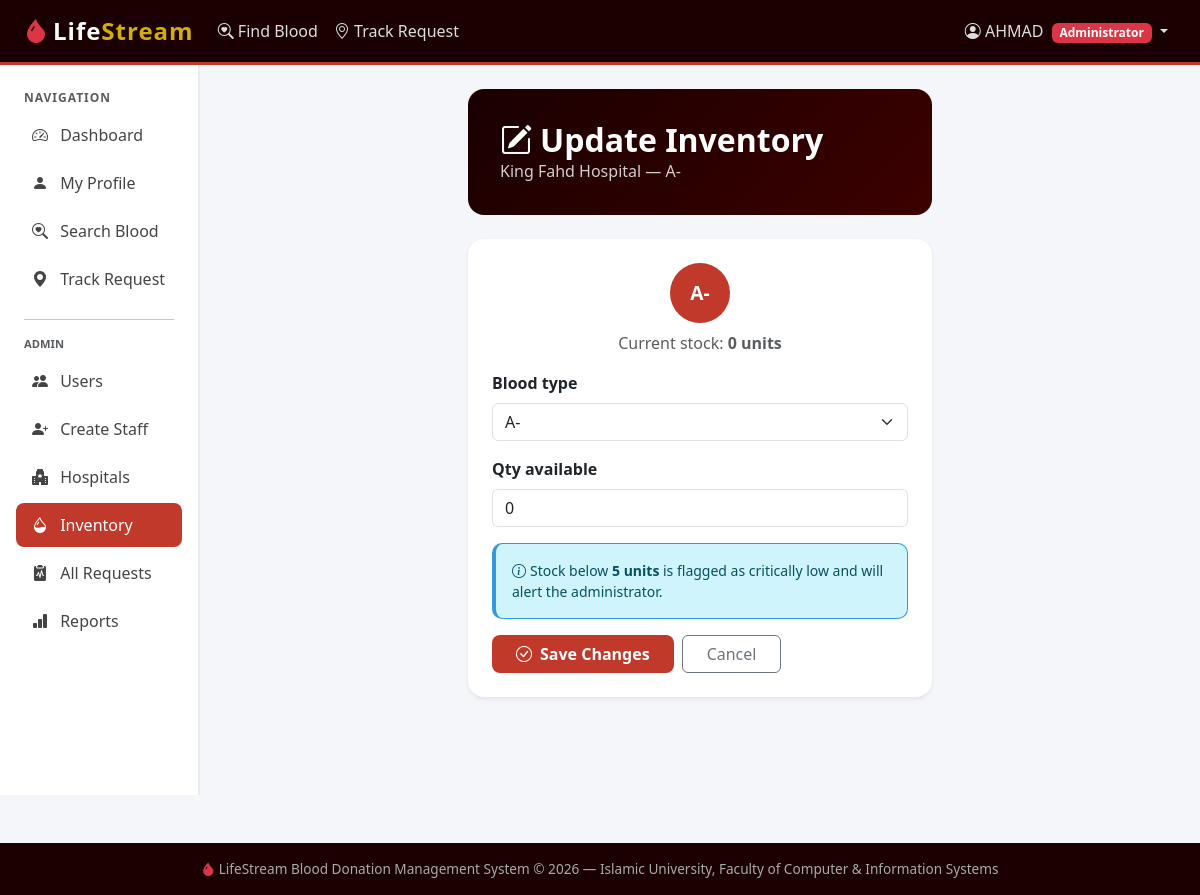
Screenshot of /inventory/2/edit/ (signed in) with the database file from the repository.
### core/models.py (models this page shows, shortened)
class User(AbstractUser):
    ROLE_CHOICES = [('donor','Donor'),('patient','Patient / Receiver'),('hospital_staff','Hospital Staff'),('admin','Administrator')]
    BLOOD_CHOICES = [('A+','A+'),('A-','A-'),('B+','B+'),('B-','B-'),('AB+','AB+'),('AB-','AB-'),('O+','O+'),('O-','O-')]
    role          = models.CharField(max_length=20, choices=ROLE_CHOICES, default='donor')
    blood_type    = models.CharField(max_length=5, choices=BLOOD_CHOICES, blank=True, null=True)
    phone         = models.CharField(max_length=20, blank=True)
    city          = models.CharField(max_length=80, blank=True)
    is_available  = models.BooleanField(default=True)
    last_donation = models.DateField(blank=True, null=True)
    hospital      = models.ForeignKey('Hospital', on_delete=models.SET_NULL, null=True, blank=True, related_name='staff_members')

class Inventory(models.Model):
    BLOOD_CHOICES=[('A+','A+'),('A-','A-'),('B+','B+'),('B-','B-'),('AB+','AB+'),('AB-','AB-'),('O+','O+'),('O-','O-')]
    hospital=models.ForeignKey(Hospital,on_delete=models.CASCADE,related_name='inventory')
    blood_type=models.CharField(max_length=5,choices=BLOOD_CHOICES)
    qty_available=models.PositiveIntegerField(default=0)
    critically_low=models.BooleanField(default=False)
    last_updated=models.DateTimeField(auto_now=True)
    LOW_THRESHOLD=5
    class Meta: unique_together=('hospital','blood_type'); ordering=['hospital','blood_type']; verbose_name_plural='Inventories'

class Hospital(models.Model):
    name=models.CharField(max_length=150); city=models.CharField(max_length=80)
    address=models.TextField(blank=True); contact_email=models.EmailField(blank=True)
    phone=models.CharField(max_length=20,blank=True); is_active=models.BooleanField(default=True)
    registered_at=models.DateTimeField(auto_now_add=True)
    class Meta: ordering=['name']

### core/views.py (the view, shortened to what this page needs)
# urls.py: path('inventory/<int:pk>/edit/',views.update_inventory,      name='update_inventory'),
@login_required
@role_required("hospital_staff", "admin")
def update_inventory(request, pk):
    inv  = get_object_or_404(Inventory, pk=pk)
    form = InventoryUpdateForm(request.POST or None, instance=inv)
    return render(request, "core/update_inventory.html", {"form": form, "inv": inv})

### core/forms.py
class InventoryUpdateForm(forms.ModelForm):
    class Meta:
        model  = Inventory
        fields = ['blood_type','qty_available']
        widgets = {
            'blood_type':    forms.Select(attrs={'class':'form-select'}),
            'qty_available': forms.NumberInput(attrs={'class':'form-control','min':0}),
        }

### core/views.py (called while the page is built)
def role_required(*roles):
    def decorator(view_func):
        @wraps(view_func)
        def _wrapped(request, *args, **kwargs):
            if not request.user.is_authenticated:
                return redirect("login")
            if request.user.role not in roles and not request.user.is_superuser:
                messages.error(request, "You do not have permission to access that page.")
                return redirect("dashboard")
            return view_func(request, *args, **kwargs)
        return _wrapped
    return decorator

### templates/core/update_inventory.html (shortened to what this page needs)
{% extends 'base.html' %}
{% block content %}
<div class="row justify-content-center">
  <div class="col-md-6">
    <div class="page-header">
      <h2><i class="bi bi-pencil-square me-2"></i>Update Inventory</h2>
      <p>{{ inv.hospital.name }} &mdash; {{ inv.blood_type }}</p>
    </div>
    <div class="card border-0 shadow-sm" style="border-radius:16px;">
      <div class="card-body p-4">
        <div class="text-center mb-3">
          <span class="blood-badge" style="width:60px;height:60px;line-height:60px;font-size:1.2rem;">{{ inv.blood_type }}</span>
          <p class="mt-2 text-muted">Current stock: <strong>{{ inv.qty_available }} units</strong></p>
        </div>
        <form method="post">
          {% for field in form %}
          <div class="mb-3">
            <label class="form-label fw-semibold">{{ field.label }}</label>
            {{ field }}
          </div>
          {% endfor %}
          <div class="alert alert-info small">
            <i class="bi bi-info-circle me-1"></i>Stock below <strong>5 units</strong> is flagged as critically low and will alert the administrator.
          </div>
          <div class="d-flex gap-2">
            <button type="submit" class="btn btn-ls px-4"><i class="bi bi-check-circle me-2"></i>Save Changes</button>
            <a href="{% url 'inventory' %}" class="btn btn-outline-secondary px-4">Cancel</a>
          </div>
        </form>
      </div>
    </div>
  </div>
</div>
{% endblock %}

### templates/base.html (shortened to what this page needs)
<!DOCTYPE html>
<html lang="en">
<head>
  <link href="https://cdn.jsdelivr.net/npm/bootstrap@5.3.2/dist/css/bootstrap.min.css" rel="stylesheet">
  <link href="https://cdn.jsdelivr.net/npm/bootstrap-icons@1.11.3/font/bootstrap-icons.css" rel="stylesheet">
</head>
<body>
<nav class="navbar navbar-expand-lg navbar-dark">
  <div class="container-fluid px-4">
    <a class="navbar-brand text-white" href="{% url 'home' %}">
      <i class="bi bi-droplet-fill text-danger me-1"></i>Life<span>Stream</span>
    </a>
    <div class="collapse navbar-collapse" id="navMain">
      <ul class="navbar-nav me-auto">
        <li class="nav-item">
          <a class="nav-link" href="{% url 'search_blood' %}"><i class="bi bi-search-heart"></i> Find Blood</a>
        </li>
        <li class="nav-item">
          <a class="nav-link" href="{% url 'track_request' %}"><i class="bi bi-geo-alt"></i> Track Request</a>
        </li>
      </ul>
      <ul class="navbar-nav ms-auto">
        {% if user.is_authenticated %}
          <li class="nav-item dropdown">
            <a class="nav-link dropdown-toggle" href="#" data-bs-toggle="dropdown">
              <i class="bi bi-person-circle"></i>
              {{ user.first_name|default:user.username }}
              <span class="badge bg-danger ms-1">{{ user.get_role_display }}</span>
            </a>
          </li>
        {% else %}
          <li class="nav-item"><a class="nav-link" href="{% url 'login' %}"><i class="bi bi-box-arrow-in-right"></i> Login</a></li>
          <li class="nav-item"><a class="btn btn-danger btn-sm ms-2" href="{% url 'register' %}">Register</a></li>
        {% endif %}
      </ul>
    </div>
  </div>
</nav>
<div class="container-fluid">
  <div class="row">
    {% if user.is_authenticated %}
    <div class="col-lg-2 col-md-3 sidebar d-none d-md-block px-0">
      <div class="px-2">
        <p class="text-muted px-3 mb-1" style="font-size:.75rem;font-weight:700;text-transform:uppercase;letter-spacing:1px;">Navigation</p>
        <nav class="nav flex-column">
          <a class="nav-link {% if request.resolver_match.url_name == 'dashboard' %}active{% endif %}" href="{% url 'dashboard' %}">
            <i class="bi bi-speedometer2"></i> Dashboard
          </a>
          <a class="nav-link {% if request.resolver_match.url_name == 'profile' %}active{% endif %}" href="{% url 'profile' %}">
            <i class="bi bi-person-fill"></i> My Profile
          </a>
          <a class="nav-link" href="{% url 'search_blood' %}"><i class="bi bi-search-heart"></i> Search Blood</a>
          <a class="nav-link" href="{% url 'track_request' %}"><i class="bi bi-geo-alt-fill"></i> Track Request</a>
          {% if user.role == 'admin' or user.is_superuser %}
          <hr class="mx-3"><p class="text-muted px-3 mb-1" style="font-size:.7rem;font-weight:700;text-transform:uppercase;">Admin</p>
          <a class="nav-link {% if 'admin_users' in request.resolver_match.url_name %}active{% endif %}" href="{% url 'admin_users' %}">
            <i class="bi bi-people-fill"></i> Users
          </a>
          <a class="nav-link {% if 'create_staff' in request.resolver_match.url_name %}active{% endif %}" href="{% url 'create_staff' %}">
            <i class="bi bi-person-plus-fill"></i> Create Staff
          </a>
          <a class="nav-link {% if 'admin_hospitals' in request.resolver_match.url_name %}active{% endif %}" href="{% url 'admin_hospitals' %}">
            <i class="bi bi-hospital-fill"></i> Hospitals
          </a>
          <a class="nav-link {% if 'inventory' in request.path %}active{% endif %}" href="{% url 'inventory' %}">
            <i class="bi bi-droplet-half"></i> Inventory
          </a>
          <a class="nav-link {% if 'manage_requests' in request.resolver_match.url_name %}active{% endif %}" href="{% url 'manage_requests' %}">
            <i class="bi bi-clipboard2-pulse-fill"></i> All Requests
          </a>
          <a class="nav-link {% if 'reports' in request.resolver_match.url_name %}active{% endif %}" href="{% url 'reports' %}">
            <i class="bi bi-bar-chart-fill"></i> Reports
          </a>
          {% endif %}
        </nav>
      </div>
    </div>
    <div class="col-lg-10 col-md-9 py-4 px-4">
    {% else %}
    <div class="col-12 py-4 px-4">
    {% endif %}
      {% block content %}{% endblock %}
    </div>
  </div>
</div>
<footer class="footer text-center">
  <div class="container">
    <span><i class="bi bi-droplet-fill text-danger"></i> LifeStream Blood Donation Management System &copy; 2026 &mdash; Islamic University, Faculty of Computer & Information Systems</span>
  </div>
</footer>
</body>
</html>

### templates/base.html (style rules this page uses)
:root { --ls-red: #C0392B; --ls-dark: #1A0000; --ls-navy: #1D3557; --ls-teal: #0E7C7B; --ls-gold: #D4AC0D; --ls-light: #FDFEFE; }
body { background: #f4f6f9; font-family: 'Segoe UI', sans-serif; min-height: 100vh; }
.navbar-brand { font-weight: 900; font-size: 1.5rem; letter-spacing: 1px; }
.navbar-brand span { color: var(--ls-gold); }
.navbar { background: var(--ls-dark) !important; border-bottom: 3px solid var(--ls-red); }
.navbar .nav-link { color: #ddd !important; font-weight: 500; }
.sidebar { min-height: calc(100vh - 70px); background: #fff; border-right: 2px solid #e9ecef; padding-top: 1.5rem; }
.sidebar .nav-link { color: #444; border-radius: 8px; margin: 2px 8px; padding: 10px 16px; font-weight: 500; }
.sidebar .nav-link.active { background: var(--ls-red); color: #fff !important; }
.sidebar .nav-link i { margin-right: 8px; width: 20px; }
.btn-ls { background: var(--ls-red); color: #fff; border: none; border-radius: 8px; font-weight: 600; }
.page-header { background: linear-gradient(135deg, var(--ls-dark), #3d0000); color: #fff; padding: 2rem; border-radius: 16px; margin-bottom: 1.5rem; }
.page-header h2 { font-weight: 800; margin: 0; }
.page-header p { margin: 0; opacity: .8; }
.alert { border-radius: 10px; border-left: 4px solid; }
.alert-info { border-color: #3498DB; }
.blood-badge { display: inline-block; width: 40px; height: 40px; border-radius: 50%; background: var(--ls-red); color: #fff; font-weight: 900; font-size: .85rem; line-height: 40px; text-align: center; }
.footer { background: var(--ls-dark); color: #aaa; padding: 1rem 0; margin-top: 3rem; font-size: .85rem; }

### rows the page displays
User: first_name "AHMAD", role "Administrator"
Inventory: hospital.name "King Fahd Hospital", blood_type "A-", qty_available "0", form "A-" "0"

### other values shown
{{ field.label }} "Blood type" "Qty available"
